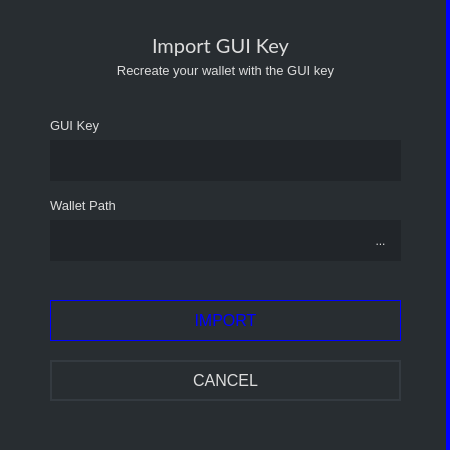
<?xml version="1.0" encoding="UTF-8"?>
<ui version="4.0">
 <class>ImportKeyDialog</class>
 <widget class="QDialog" name="ImportKeyDialog">
  <property name="geometry">
   <rect>
    <x>0</x>
    <y>0</y>
    <width>450</width>
    <height>450</height>
   </rect>
  </property>
  <property name="windowTitle">
   <string>Import GUI key</string>
  </property>
  <property name="styleSheet">
   <string notr="true">border: 0px;</string>
  </property>
  <layout class="QVBoxLayout" name="verticalLayout">
   <property name="leftMargin">
    <number>0</number>
   </property>
   <property name="topMargin">
    <number>0</number>
   </property>
   <property name="rightMargin">
    <number>0</number>
   </property>
   <property name="bottomMargin">
    <number>0</number>
   </property>
   <item>
    <widget class="QGroupBox" name="groupBox">
     <property name="maximumSize">
      <size>
       <width>450</width>
       <height>450</height>
      </size>
     </property>
     <property name="styleSheet">
      <string notr="true">background-color: #282d31; border-right: 4px solid blue;</string>
     </property>
     <property name="title">
      <string/>
     </property>
     <widget class="QLabel" name="label_3">
      <property name="geometry">
       <rect>
        <x>60</x>
        <y>30</y>
        <width>321</width>
        <height>31</height>
       </rect>
      </property>
      <property name="font">
       <font>
        <family>Lato</family>
        <pointsize>15</pointsize>
       </font>
      </property>
      <property name="styleSheet">
       <string notr="true">color: #ddd; border-right: 0px;</string>
      </property>
      <property name="text">
       <string>Import GUI Key</string>
      </property>
      <property name="alignment">
       <set>Qt::AlignCenter</set>
      </property>
     </widget>
     <widget class="QLabel" name="label">
      <property name="geometry">
       <rect>
        <x>50</x>
        <y>110</y>
        <width>351</width>
        <height>31</height>
       </rect>
      </property>
      <property name="font">
       <font>
        <pointsize>-1</pointsize>
       </font>
      </property>
      <property name="styleSheet">
       <string notr="true">color: #ddd;border-right: 0px;font-size: 13px;</string>
      </property>
      <property name="text">
       <string>GUI Key</string>
      </property>
     </widget>
     <widget class="QLineEdit" name="m_keyEdit">
      <property name="geometry">
       <rect>
        <x>50</x>
        <y>140</y>
        <width>351</width>
        <height>41</height>
       </rect>
      </property>
      <property name="minimumSize">
       <size>
        <width>0</width>
        <height>31</height>
       </size>
      </property>
      <property name="font">
       <font>
        <family>Lato</family>
        <pointsize>9</pointsize>
       </font>
      </property>
      <property name="styleSheet">
       <string notr="true">background-color: #212529;
border-right: 0px;
color: #e5e5e5;
padding: 5px;</string>
      </property>
     </widget>
     <widget class="QLabel" name="label_2">
      <property name="geometry">
       <rect>
        <x>50</x>
        <y>190</y>
        <width>341</width>
        <height>31</height>
       </rect>
      </property>
      <property name="font">
       <font>
        <pointsize>-1</pointsize>
       </font>
      </property>
      <property name="styleSheet">
       <string notr="true">color: #ddd;border-right: 0px;font-size: 13px;</string>
      </property>
      <property name="text">
       <string>Wallet Path</string>
      </property>
     </widget>
     <widget class="QLineEdit" name="m_pathEdit">
      <property name="geometry">
       <rect>
        <x>50</x>
        <y>220</y>
        <width>351</width>
        <height>41</height>
       </rect>
      </property>
      <property name="minimumSize">
       <size>
        <width>0</width>
        <height>31</height>
       </size>
      </property>
      <property name="font">
       <font>
        <family>Lato</family>
        <pointsize>9</pointsize>
       </font>
      </property>
      <property name="styleSheet">
       <string notr="true">background-color: #212529;
border-right: 0px;
color: #e5e5e5;
padding: 5px;</string>
      </property>
     </widget>
     <widget class="QToolButton" name="m_selectPathButton">
      <property name="geometry">
       <rect>
        <x>360</x>
        <y>220</y>
        <width>41</width>
        <height>41</height>
       </rect>
      </property>
      <property name="styleSheet">
       <string notr="true">background-color: #212529;
border-right: 0px;
color: #ddd;
padding: 5px;
</string>
      </property>
      <property name="text">
       <string>...</string>
      </property>
     </widget>
     <widget class="QPushButton" name="m_okButton">
      <property name="geometry">
       <rect>
        <x>50</x>
        <y>300</y>
        <width>351</width>
        <height>41</height>
       </rect>
      </property>
      <property name="minimumSize">
       <size>
        <width>131</width>
        <height>31</height>
       </size>
      </property>
      <property name="font">
       <font>
        <pointsize>-1</pointsize>
       </font>
      </property>
      <property name="styleSheet">
       <string notr="true">color: blue; background-color: #1; border: 1px solid blue; font-size: 16px;</string>
      </property>
      <property name="text">
       <string>IMPORT</string>
      </property>
     </widget>
     <widget class="QPushButton" name="m_cancelButton">
      <property name="geometry">
       <rect>
        <x>50</x>
        <y>360</y>
        <width>351</width>
        <height>41</height>
       </rect>
      </property>
      <property name="minimumSize">
       <size>
        <width>131</width>
        <height>31</height>
       </size>
      </property>
      <property name="font">
       <font>
        <pointsize>-1</pointsize>
       </font>
      </property>
      <property name="styleSheet">
       <string notr="true">color: #ddd; border: 2px solid #343a40; font-size: 16px; background-color: #21259;</string>
      </property>
      <property name="text">
       <string>CANCEL</string>
      </property>
     </widget>
     <widget class="QLabel" name="label_4">
      <property name="geometry">
       <rect>
        <x>50</x>
        <y>60</y>
        <width>351</width>
        <height>21</height>
       </rect>
      </property>
      <property name="font">
       <font>
        <pointsize>-1</pointsize>
       </font>
      </property>
      <property name="styleSheet">
       <string notr="true">color: #ddd;border-right: 0px;font-size: 13px;</string>
      </property>
      <property name="text">
       <string>Recreate your wallet with the GUI key</string>
      </property>
      <property name="alignment">
       <set>Qt::AlignCenter</set>
      </property>
     </widget>
    </widget>
   </item>
  </layout>
 </widget>
 <resources/>
 <connections>
  <connection>
   <sender>m_okButton</sender>
   <signal>clicked()</signal>
   <receiver>ImportKeyDialog</receiver>
   <slot>accept()</slot>
   <hints>
    <hint type="sourcelabel">
     <x>594</x>
     <y>102</y>
    </hint>
    <hint type="destinationlabel">
     <x>323</x>
     <y>65</y>
    </hint>
   </hints>
  </connection>
  <connection>
   <sender>m_cancelButton</sender>
   <signal>clicked()</signal>
   <receiver>ImportKeyDialog</receiver>
   <slot>reject()</slot>
   <hints>
    <hint type="sourcelabel">
     <x>511</x>
     <y>102</y>
    </hint>
    <hint type="destinationlabel">
     <x>323</x>
     <y>65</y>
    </hint>
   </hints>
  </connection>
  <connection>
   <sender>m_selectPathButton</sender>
   <signal>clicked()</signal>
   <receiver>ImportKeyDialog</receiver>
   <slot>selectPathClicked()</slot>
   <hints>
    <hint type="sourcelabel">
     <x>620</x>
     <y>54</y>
    </hint>
    <hint type="destinationlabel">
     <x>323</x>
     <y>65</y>
    </hint>
   </hints>
  </connection>
 </connections>
 <slots>
  <slot>selectPathClicked()</slot>
 </slots>
</ui>
